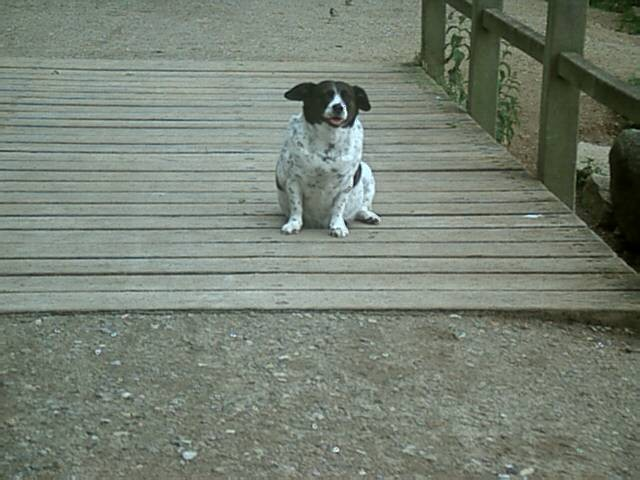
#> input picture project/design_points/02_float_pipelined_3x3/UPLOAD FILES/dog.jpg, 640 x 480 px
$ jupyter execute --allow-errors conv2d_lab.ipynb
#> lines starting #> are read from the running program, lines starting #| are printed output that depends on the picture
## Project: 2D Image Filtering via AXI-Stream and AXI-Lite

  This notebook provides a walkthrough for interacting with a 2D Convolution HLS core.
  Key features covered include:
  1. Utilizing **AXI-Stream** with DMA for efficient pixel streaming.
  2. Configuring image dimensions (`rows`, `cols`) via **AXI-Lite**.
  3. Programming a 3x3 `kernel` matrix through the **AXI-Lite Memory Map**.

## 1. System Initialization & Overlay Setup

[cell 1]
import time
import struct
import numpy as np
import matplotlib.pyplot as plt
from pynq import Overlay, allocate
from scipy.signal import convolve2d

#> (the rest of this cell did not finish here and is left out)

## 2. Image Pre-processing and Kernel Selection

  Here, we prepare the input data. We'll use a grayscale image and apply an Edge Detection filter.
  **Constraint:** The HLS hardware is optimized for a `MAX_WIDTH` of 64, so ensure `cols` does not exceed this value.

[cell 2]
from PIL import Image
import numpy as np

ROWS = 64
COLS = 64

# 1. Load the image file (replace 'your_image.jpg' with your actual file path)
img = Image.open("dog.jpg")
#> img is the input picture: PIL image 640x480 RGB; mean R, G, B 118.4, 127.9, 115.6

# 2. Convert the image to grayscale ('L' stands for luminous/grayscale)
img_gray = img.convert('L')

# 3. Resize the image to 64x64 to match the MAX_WIDTH constraint of your HLS IP
img_resized = img_gray.resize((COLS, ROWS))
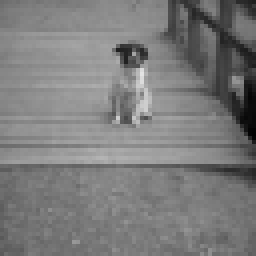
#> img_resized: PIL image 64x64 L (shown 4 times larger); min 2, max 227, mean 123.7

# 4. Convert to a numpy array and cast to float32
# Dividing by 255.0 normalizes the pixel values to a range between 0.0 and 1.0,
# which matches the format of your previous synthetic image.
image_in = np.array(img_resized, dtype=np.float32) / 255.0

# 3x3 Edge Detection Kernel
kernel_3x3 = np.array([
    [-1, -1, -1],
    [-1,  8, -1],
    [-1, -1, -1]
], dtype=np.float32)

print(f"Image size: {ROWS}x{COLS}, Kernel:\n{kernel_3x3}")

## 3. Hardware IP Configuration

  We need to set the image parameters in the hardware registers. The 3x3 kernel is treated as a memory-mapped block. We convert the floating-point values to 32-bit unsigned integers before writing to the specific AXI-Lite offsets.

[cell 3]
CTRL_REG     = 0x00
ROWS_OFFSET  = 0x10
COLS_OFFSET  = 0x18
KERNEL_BASE  = 0x40 # FIXED: Updated to 0x40 based on the .hwh file

def float_to_uint(f):
    return struct.unpack('<I', struct.pack('<f', f))[0]

# 1. Write dimensions
#> (the rest of this cell did not finish here and is left out)

## 4. Execute DMA Transfer

Data path: PS $\rightarrow$ DMA TX $\rightarrow$ conv2d IP $\rightarrow$ DMA RX $\rightarrow$ PS

#> (a cell that did not finish here is left out)

## 5. Result Analysis and Visualization

  Due to the line-buffer implementation in HLS, the edge pixels (1-pixel border) will not contain valid data. We evaluate the results by cropping these boundaries and comparing the hardware output against a software-based convolution model.

[cell 5]
# Golden software model
image_out_sw = convolve2d(image_in, kernel_3x3, mode='same', boundary='fill', fillvalue=0)
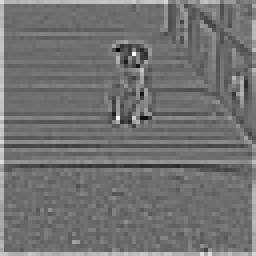
#> image_out_sw: shape (64, 64) float32 (shown 4 times larger); min -2.07, max 2.73, mean 0.0743; drawn with min black and max white

#> (the rest of this cell did not finish here and is left out)
